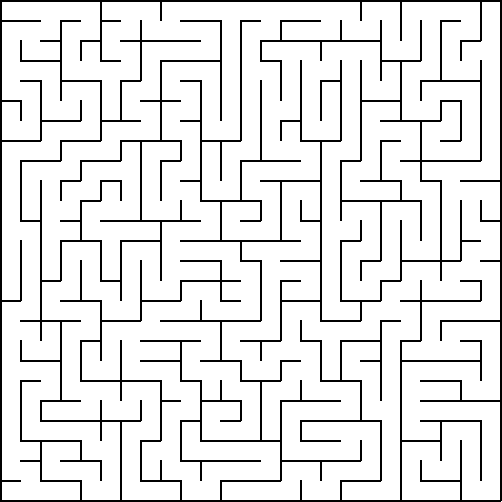

Here is the Python script that generated this plot:
# Implementation of "Hunt and Kill" algorithm for maze creation

import random
from grid import Grid, ColoredGrid
import os
from pathlib import Path
from wilsons import join_images

class HuntandKill(object):
    
    def on(self, grid):
        current = grid.random_cell()
        
        while current:
            unvisited_neighbors = [nei for nei in current.neighbours() if not nei.links]
            
            if unvisited_neighbors:
                neigbor = random.choice(unvisited_neighbors)
                current.link(neigbor)
                current = neigbor
            else:
                current = None
                
                for cell in grid.each_cell():
                    visited_neighbors = [nei for nei in cell.neighbours() if nei.links]
                    if not cell.links and visited_neighbors:
                        current = cell
                        neigbor = random.choice(visited_neighbors)
                        current.link(neigbor)
                        break
        return grid

def generate_colored_mazes(n=6):
    if not os.path.exists(os.path.abspath("examples/hunt_and_kill")):
        os.makedirs("examples/hunt_and_kill")
    
    path = Path("examples/hunt_and_kill")
    
    for i in range(n):
        grid = ColoredGrid(20,20)
        hak = HuntandKill()
        hak_grid = hak.on(grid)
        start =hak_grid.grid[hak_grid.rows // 2][hak_grid.cols // 2]
        
        hak_grid.set_distances(start.distances())
        fname = f"colored_maze_{i+1}.png"
        new_path = os.path.join(path , Path(fname))
        
        hak_grid.to_png(cell_size= 10, fname=new_path)
        print(f"Created image {fname} in directory {path}")


    
if __name__ == "__main__":
    grid = Grid(25,25)
    hak = HuntandKill()
    hak_grid = hak.on(grid)
    
    deadends = hak_grid.deadends()
    print(f"The maze has {len(deadends)} deadends")
    
    hak_grid.to_png(cell_size=20, fname="hunt_and_kill.png")
    print("Created image hunt_and_kill.png")
    generate_colored_mazes()

    # Paths to your 6 images (adjust the paths as per your folder)
    image_paths = [
        "examples/hunt_and_kill/colored_maze_1.png", "examples/hunt_and_kill/colored_maze_2.png",
        "examples/hunt_and_kill/colored_maze_3.png","examples/hunt_and_kill/colored_maze_4.png",
        "examples/hunt_and_kill/colored_maze_5.png", "examples/hunt_and_kill/colored_maze_6.png"
    ]

    # Join the images
    combined_image = join_images(image_paths, space_between=10)

    # Save the result as a single image
    combined_image.save("examples/hunt_and_kill/combined_hunt_and_kill.png")
                